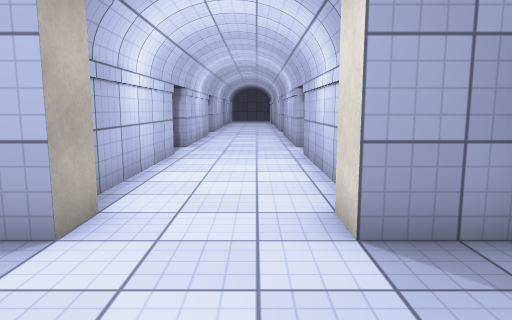
view 1 (above)

12 first-person views from a walk through a scene from a Unity 3-D project. The camera is 1.3 m above the floor, tilts 8° down and sees 70° across. The floor is counted in squares, 1 m on a side. Each view is taken from the middle of a square. On the plan, view 1 faces up. The plan holds only what a view shows up to about 15 squares ahead; the rest is blank. The place goes on beyond the plan. Surface patterns are stand-ins for the level's own textures.

view 2
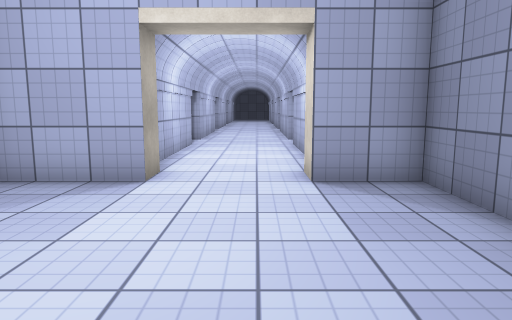

view 3
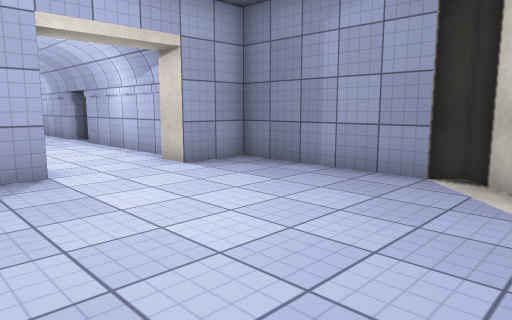

view 4
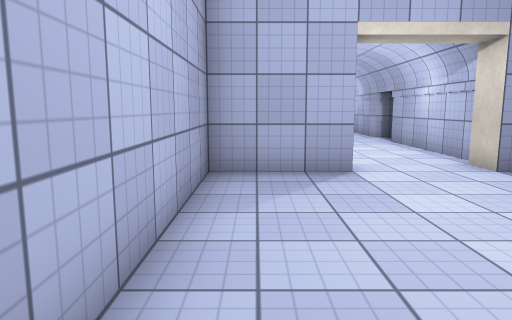

view 5
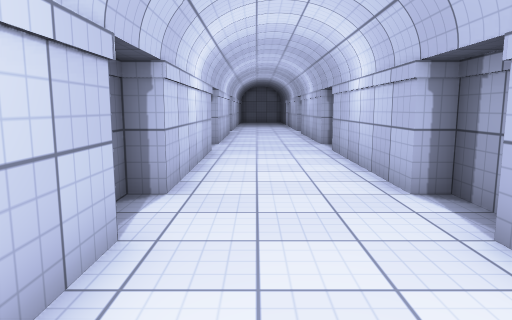

view 6
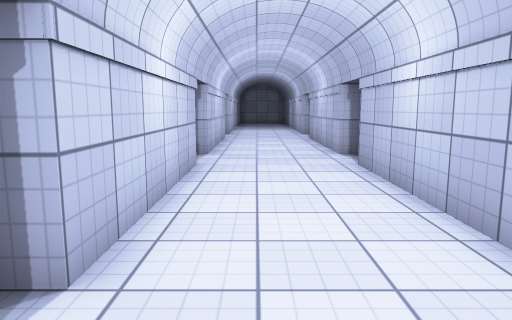

view 7
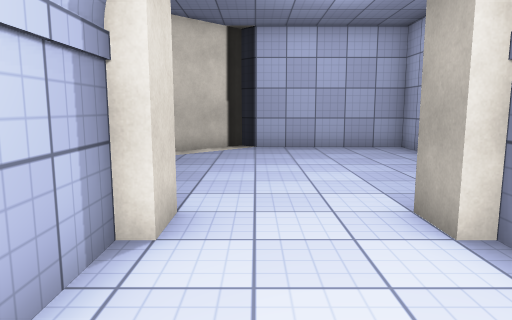

view 8
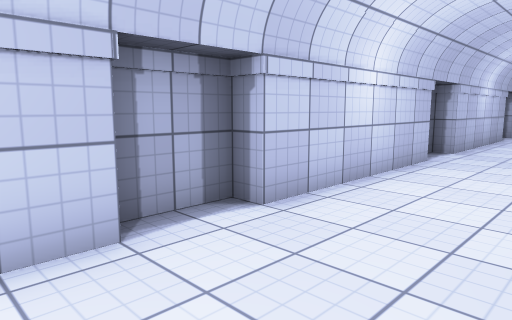

view 9
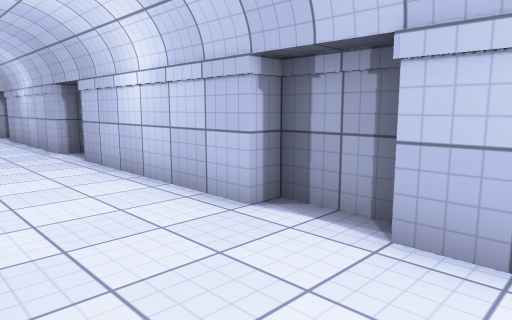

view 10
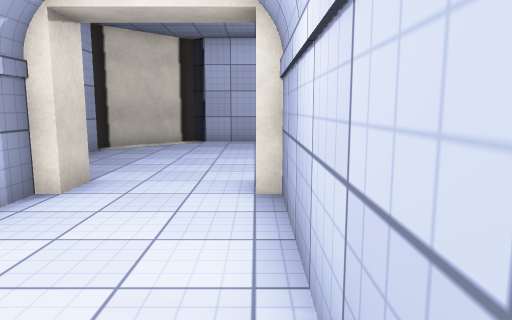

view 11
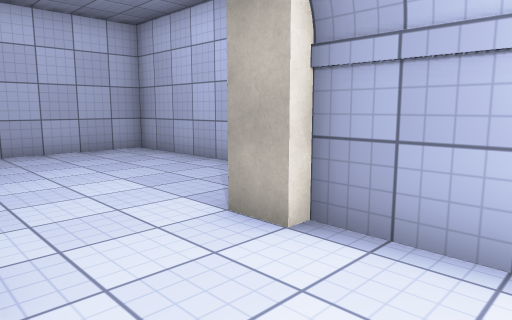

view 12
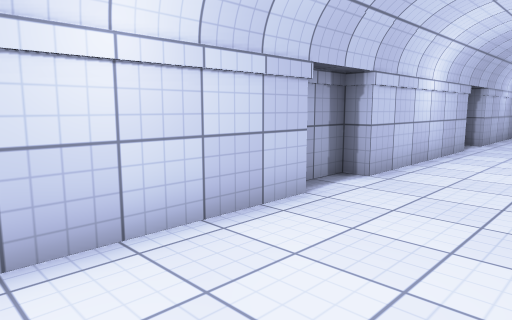

### Floor plan
Points are (right, up) in squares from view 1. A wall is a line through its corners. A room is listed if a view was taken in it or the views show most of it. See-through windows are left out.
Room 1 (views 1, 2, 3, 4)
walls: (-2, 3.5) (-5, 3.5) (-5, -4.5) (0, -4.5) (0.5, -5) (3.5, -2) (3, -1.5) (3, 3.5) (1, 3.5)
ways out: opening at (-0.5, 4) to room 2
Room 2 (views 5, 6, 7, 8, 9, 10, 11, 12)
walls: (-3, 12.5) (-3, 10.8); (-2.4, 10.6) (-2.4, 4.5) (-2, 4.5) (-2, 3.5); (2, 10.8) (2, 12.5) (1.4, 12.5) (1.3, 18.5); (-2.3, 18.6) (-2.4, 12.5); (2.1, 20.5) (1.3, 20.5) (1.3, 23.5); (-2.3, 23.6) (-2.3, 20.5) (-3, 20.5) (-3, 19.2); (1, 3.5) (1, 4.5) (1.4, 4.5) (1.4, 10.5)
ways out: opening at (-0.5, 4) to room 1

Positions as (right, up) in squares from view 1, and headings:
1: (0, 0), facing up
2: (0, -3), facing up
3: (-4, -4), facing up-right
4: (-4, -4), facing up
5: (-1, 7), facing up
6: (-1, 10), facing up
7: (0, 8), facing down
8: (1, 9), facing up-left
9: (-2, 9), facing up-right
10: (-2, 10), facing down
11: (1, 7), facing down-left
12: (1, 14), facing up-left
